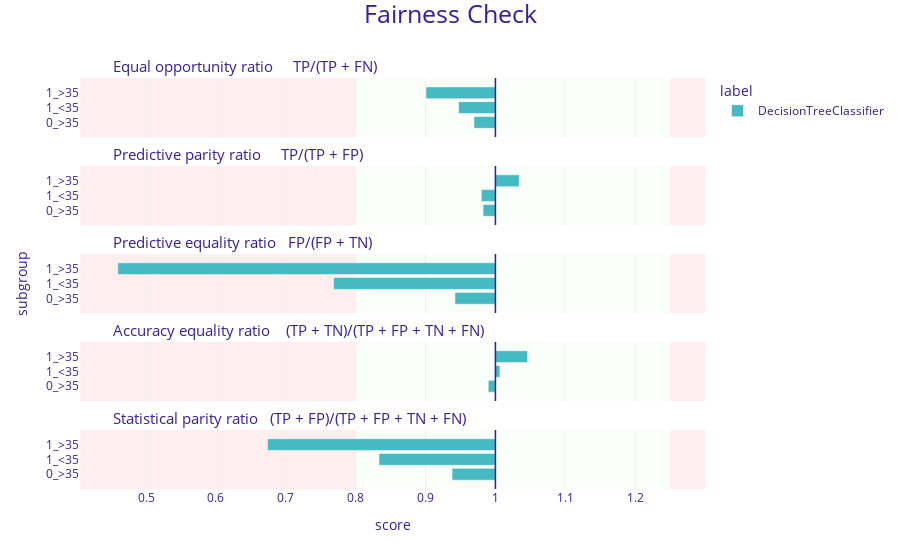

Source (notebook cell):
### Code cell
fairness_decisiontree.plot(verbose=False)

### Figure 1 — Plotly figure (JSON) as saved in the notebook; plotly's stock layout.template omitted (floating-point values rounded to 4 significant figures)
{"data": [{"alignmentgroup": "True", "customdata": [["0_>35", 0.969, "DecisionTreeClassifier"], ["1_<35", 0.947, "DecisionTreeClassifier"], ["1_>35", 0.901, "DecisionTreeClassifier"]], "hovertemplate": "<b>%{customdata[2]}</b><br>Subgroup: %{customdata[0]}<br>Score: %{customdata[1]}<br><extra></extra>", "legendgroup": "DecisionTreeClassifier", "marker": {"color": "#46bac2", "pattern": {"shape": ""}}, "name": "DecisionTreeClassifier", "offsetgroup": "DecisionTreeClassifier", "orientation": "h", "showlegend": true, "textposition": "auto", "type": "bar", "x": [-0.03067, -0.05276, -0.09939], "xaxis": "x5", "y": [0.25, 0.5, 0.75], "yaxis": "y5"}, {"alignmentgroup": "True", "customdata": [["0_>35", 0.982, "DecisionTreeClassifier"], ["1_<35", 0.98, "DecisionTreeClassifier"], ["1_>35", 1.034, "DecisionTreeClassifier"]], "hovertemplate": "<b>%{customdata[2]}</b><br>Subgroup: %{customdata[0]}<br>Score: %{customdata[1]}<br><extra></extra>", "legendgroup": "DecisionTreeClassifier", "marker": {"color": "#46bac2", "pattern": {"shape": ""}}, "name": "DecisionTreeClassifier", "offsetgroup": "DecisionTreeClassifier", "orientation": "h", "showlegend": false, "textposition": "auto", "type": "bar", "x": [-0.01765, -0.02018, 0.03405], "xaxis": "x4", "y": [0.25, 0.5, 0.75], "yaxis": "y4"}, {"alignmentgroup": "True", "customdata": [["0_>35", 0.942, "DecisionTreeClassifier"], ["1_<35", 0.768, "DecisionTreeClassifier"], ["1_>35", 0.459, "DecisionTreeClassifier"]], "hovertemplate": "<b>%{customdata[2]}</b><br>Subgroup: %{customdata[0]}<br>Score: %{customdata[1]}<br><extra></extra>", "legendgroup": "DecisionTreeClassifier", "marker": {"color": "#46bac2", "pattern": {"shape": ""}}, "name": "DecisionTreeClassifier", "offsetgroup": "DecisionTreeClassifier", "orientation": "h", "showlegend": false, "textposition": "auto", "type": "bar", "x": [-0.05792, -0.2317, -0.5405], "xaxis": "x3", "y": [0.25, 0.5, 0.75], "yaxis": "y3"}, {"alignmentgroup": "True", "customdata": [["0_>35", 0.99, "DecisionTreeClassifier"], ["1_<35", 1.006, "DecisionTreeClassifier"], ["1_>35", 1.046, "DecisionTreeClassifier"]], "hovertemplate": "<b>%{customdata[2]}</b><br>Subgroup: %{customdata[0]}<br>Score: %{customdata[1]}<br><extra></extra>", "legendgroup": "DecisionTreeClassifier", "marker": {"color": "#46bac2", "pattern": {"shape": ""}}, "name": "DecisionTreeClassifier", "offsetgroup": "DecisionTreeClassifier", "orientation": "h", "showlegend": false, "textposition": "auto", "type": "bar", "x": [-0.01023, 0.006394, 0.04604], "xaxis": "x2", "y": [0.25, 0.5, 0.75], "yaxis": "y2"}, {"alignmentgroup": "True", "customdata": [["0_>35", 0.938, "DecisionTreeClassifier"], ["1_<35", 0.833, "DecisionTreeClassifier"], ["1_>35", 0.674, "DecisionTreeClassifier"]], "hovertemplate": "<b>%{customdata[2]}</b><br>Subgroup: %{customdata[0]}<br>Score: %{customdata[1]}<br><extra></extra>", "legendgroup": "DecisionTreeClassifier", "marker": {"color": "#46bac2", "pattern": {"shape": ""}}, "name": "DecisionTreeClassifier", "offsetgroup": "DecisionTreeClassifier", "orientation": "h", "showlegend": false, "textposition": "auto", "type": "bar", "x": [-0.06206, -0.1667, -0.3262], "xaxis": "x", "y": [0.25, 0.5, 0.75], "yaxis": "y"}], "layout": {"annotations": [{"font": {"size": 15}, "showarrow": false, "text": "Statistical parity ratio   (TP + FP)/(TP + FP + TN + FN)", "x": 0.05, "xanchor": "left", "xref": "paper", "y": 0.144, "yanchor": "bottom", "yref": "paper"}, {"font": {"size": 15}, "showarrow": false, "text": "Accuracy equality ratio    (TP + TN)/(TP + FP + TN + FN)", "x": 0.05, "xanchor": "left", "xref": "paper", "y": 0.358, "yanchor": "bottom", "yref": "paper"}, {"font": {"size": 15}, "showarrow": false, "text": "Predictive equality ratio   FP/(FP + TN)", "x": 0.05, "xanchor": "left", "xref": "paper", "y": 0.572, "yanchor": "bottom", "yref": "paper"}, {"font": {"size": 15}, "showarrow": false, "text": "Predictive parity ratio     TP/(TP + FP)", "x": 0.05, "xanchor": "left", "xref": "paper", "y": 0.786, "yanchor": "bottom", "yref": "paper"}, {"font": {"size": 15}, "showarrow": false, "text": "Equal opportunity ratio     TP/(TP + FN)", "x": 0.05, "xanchor": "left", "xref": "paper", "y": 1, "yanchor": "bottom", "yref": "paper"}], "barmode": "group", "font": {"color": "#371ea3"}, "legend": {"title": {"text": "label"}, "tracegroupgap": 0}, "margin": {"b": 71, "r": 30, "t": 78}, "shapes": [{"fillcolor": "#f05a71", "layer": "below", "line": {"width": 0}, "opacity": 0.1, "type": "rect", "x0": 0.25, "x1": 0.3, "xref": "x", "y0": 0, "y1": 1, "yref": "y"}, {"fillcolor": "#f05a71", "layer": "below", "line": {"width": 0}, "opacity": 0.1, "type": "rect", "x0": -0.5946, "x1": -0.2, "xref": "x", "y0": 0, "y1": 1, "yref": "y"}, {"fillcolor": "#c7f5bf", "layer": "below", "line": {"width": 0}, "opacity": 0.1, "type": "rect", "x0": -0.2, "x1": 0.25, "xref": "x", "y0": 0, "y1": 1, "yref": "y"}, {"line": {"color": "#371ea3", "width": 1.5}, "type": "line", "x0": 0, "x1": 0, "xref": "x", "y0": 0, "y1": 1, "yref": "y"}, {"fillcolor": "#f05a71", "layer": "below", "line": {"width": 0}, "opacity": 0.1, "type": "rect", "x0": 0.25, "x1": 0.3, "xref": "x", "y0": 0, "y1": 1, "yref": "y2"}, {"fillcolor": "#f05a71", "layer": "below", "line": {"width": 0}, "opacity": 0.1, "type": "rect", "x0": -0.5946, "x1": -0.2, "xref": "x", "y0": 0, "y1": 1, "yref": "y2"}, {"fillcolor": "#c7f5bf", "layer": "below", "line": {"width": 0}, "opacity": 0.1, "type": "rect", "x0": -0.2, "x1": 0.25, "xref": "x", "y0": 0, "y1": 1, "yref": "y2"}, {"line": {"color": "#371ea3", "width": 1.5}, "type": "line", "x0": 0, "x1": 0, "xref": "x", "y0": 0, "y1": 1, "yref": "y2"}, {"fillcolor": "#f05a71", "layer": "below", "line": {"width": 0}, "opacity": 0.1, "type": "rect", "x0": 0.25, "x1": 0.3, "xref": "x", "y0": 0, "y1": 1, "yref": "y3"}, {"fillcolor": "#f05a71", "layer": "below", "line": {"width": 0}, "opacity": 0.1, "type": "rect", "x0": -0.5946, "x1": -0.2, "xref": "x", "y0": 0, "y1": 1, "yref": "y3"}, {"fillcolor": "#c7f5bf", "layer": "below", "line": {"width": 0}, "opacity": 0.1, "type": "rect", "x0": -0.2, "x1": 0.25, "xref": "x", "y0": 0, "y1": 1, "yref": "y3"}, {"line": {"color": "#371ea3", "width": 1.5}, "type": "line", "x0": 0, "x1": 0, "xref": "x", "y0": 0, "y1": 1, "yref": "y3"}, {"fillcolor": "#f05a71", "layer": "below", "line": {"width": 0}, "opacity": 0.1, "type": "rect", "x0": 0.25, "x1": 0.3, "xref": "x", "y0": 0, "y1": 1, "yref": "y4"}, {"fillcolor": "#f05a71", "layer": "below", "line": {"width": 0}, "opacity": 0.1, "type": "rect", "x0": -0.5946, "x1": -0.2, "xref": "x", "y0": 0, "y1": 1, "yref": "y4"}, {"fillcolor": "#c7f5bf", "layer": "below", "line": {"width": 0}, "opacity": 0.1, "type": "rect", "x0": -0.2, "x1": 0.25, "xref": "x", "y0": 0, "y1": 1, "yref": "y4"}, {"line": {"color": "#371ea3", "width": 1.5}, "type": "line", "x0": 0, "x1": 0, "xref": "x", "y0": 0, "y1": 1, "yref": "y4"}, {"fillcolor": "#f05a71", "layer": "below", "line": {"width": 0}, "opacity": 0.1, "type": "rect", "x0": 0.25, "x1": 0.3, "xref": "x", "y0": 0, "y1": 1, "yref": "y5"}, {"fillcolor": "#f05a71", "layer": "below", "line": {"width": 0}, "opacity": 0.1, "type": "rect", "x0": -0.5946, "x1": -0.2, "xref": "x", "y0": 0, "y1": 1, "yref": "y5"}, {"fillcolor": "#c7f5bf", "layer": "below", "line": {"width": 0}, "opacity": 0.1, "type": "rect", "x0": -0.2, "x1": 0.25, "xref": "x", "y0": 0, "y1": 1, "yref": "y5"}, {"line": {"color": "#371ea3", "width": 1.5}, "type": "line", "x0": 0, "x1": 0, "xref": "x", "y0": 0, "y1": 1, "yref": "y5"}], "title": {"font": {"size": 25}, "text": "Fairness Check", "x": 0.5, "y": 0.99}, "xaxis": {"anchor": "y", "domain": [0, 1], "range": [-0.5946, 0.3], "ticktext": [0.4, 0.5, 0.6, 0.7, 0.8, 0.9, 1, 1.1, 1.2, 1], "tickvals": [-0.6, -0.5, -0.4, -0.3, -0.2, -0.1, 0, 0.1, 0.2, 0], "title": {"text": "score"}}, "xaxis2": {"anchor": "y2", "domain": [0, 1], "matches": "x", "range": [-0.5946, 0.3], "showticklabels": false, "ticktext": [0.4, 0.5, 0.6, 0.7, 0.8, 0.9, 1, 1.1, 1.2, 1], "tickvals": [-0.6, -0.5, -0.4, -0.3, -0.2, -0.1, 0, 0.1, 0.2, 0]}, "xaxis3": {"anchor": "y3", "domain": [0, 1], "matches": "x", "range": [-0.5946, 0.3], "showticklabels": false, "ticktext": [0.4, 0.5, 0.6, 0.7, 0.8, 0.9, 1, 1.1, 1.2, 1], "tickvals": [-0.6, -0.5, -0.4, -0.3, -0.2, -0.1, 0, 0.1, 0.2, 0]}, "xaxis4": {"anchor": "y4", "domain": [0, 1], "matches": "x", "range": [-0.5946, 0.3], "showticklabels": false, "ticktext": [0.4, 0.5, 0.6, 0.7, 0.8, 0.9, 1, 1.1, 1.2, 1], "tickvals": [-0.6, -0.5, -0.4, -0.3, -0.2, -0.1, 0, 0.1, 0.2, 0]}, "xaxis5": {"anchor": "y5", "domain": [0, 1], "matches": "x", "range": [-0.5946, 0.3], "showticklabels": false, "ticktext": [0.4, 0.5, 0.6, 0.7, 0.8, 0.9, 1, 1.1, 1.2, 1], "tickvals": [-0.6, -0.5, -0.4, -0.3, -0.2, -0.1, 0, 0.1, 0.2, 0]}, "yaxis": {"anchor": "x", "domain": [0, 0.144], "range": [0, 1], "showgrid": false, "ticktext": ["0_>35", "1_<35", "1_>35"], "tickvals": [0.25, 0.5, 0.75], "title": {"text": ""}, "zeroline": false}, "yaxis2": {"anchor": "x2", "domain": [0.214, 0.358], "matches": "y", "range": [0, 1], "showgrid": false, "ticktext": ["0_>35", "1_<35", "1_>35"], "tickvals": [0.25, 0.5, 0.75], "title": {"text": ""}, "zeroline": false}, "yaxis3": {"anchor": "x3", "domain": [0.428, 0.572], "matches": "y", "range": [0, 1], "showgrid": false, "ticktext": ["0_>35", "1_<35", "1_>35"], "tickvals": [0.25, 0.5, 0.75], "title": {"text": "subgroup"}, "zeroline": false}, "yaxis4": {"anchor": "x4", "domain": [0.642, 0.786], "matches": "y", "range": [0, 1], "showgrid": false, "ticktext": ["0_>35", "1_<35", "1_>35"], "tickvals": [0.25, 0.5, 0.75], "title": {"text": ""}, "zeroline": false}, "yaxis5": {"anchor": "x5", "domain": [0.856, 1], "matches": "y", "range": [0, 1], "showgrid": false, "ticktext": ["0_>35", "1_<35", "1_>35"], "tickvals": [0.25, 0.5, 0.75], "title": {"text": ""}, "zeroline": false}}}
